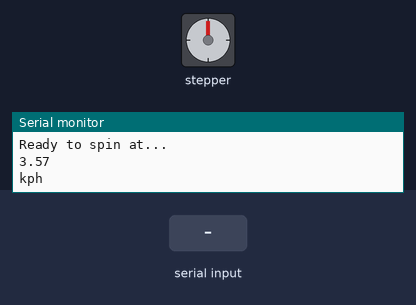
This sketch was run on a simulated Arduino Uno, built with avr-gcc and run on an emulated ATmega328P. Parts: stepper motor, the last lines printed to the serial monitor. The inputs (shaded band) are chosen by the test bench. Stepper angles assume 200 steps per turn.

Above: at 1.2 s.
1.3 s: "a\n" received over Serial
At 1.45 s:
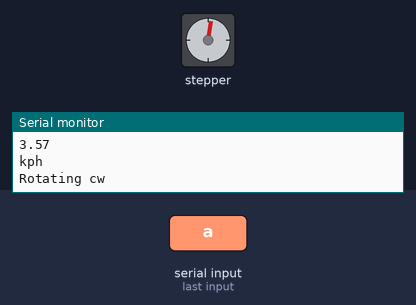
4.3 s: "stop\n" received over Serial
At 5.1 s:
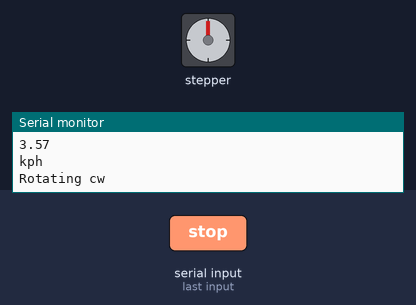
5.8 s: "d\n" received over Serial
At 5.95 s:
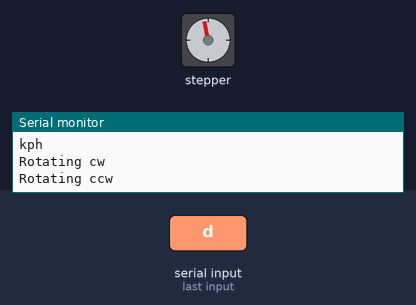
11.8 s: "1\n" received over Serial
Timing chart, 0 to 62.3 s (numbered marks = the images above; inputs shaded):
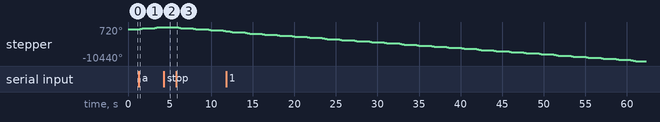

Measured:
- after the input at 1.3 s, stepper: turns 360° clockwise in 0.61 s, then 360° clockwise in 0.61 s
- after the input at 4.3 s, stepper: stops changing and stays 720°
- after the input at 5.8 s, stepper: turns 360° counter-clockwise in 0.61 s, repeating every 1.9 s

The sketch:

stepper_demo.ino
```cpp
// Include the Arduino Stepper Library
#include <Stepper.h>
String command = "a";
// Number of steps per output rotation
const int stepsPerRevolution = 200;
const int rpm = 100;
int var = 0;
// Create Instance of Stepper library
Stepper myStepper(stepsPerRevolution, 7, 6, 5, 4);

//Stepper myStepper(stepsPerRevolution, 8, 9, 10, 11);

// Vehicle speed = Wheels RPM × Tire diameter × π × 60 / 63360
const double pi = 3.1415926535897932384626433832795; //pi const
const int diameter = 12.5; //cm
const double vel = rpm*diameter*pi*60/63360; // const

void setup()
{
  // set the speed at 60 rpm:
  myStepper.setSpeed(rpm); //[rpm]
  //myStepper.setAcceleration(50.0); // set acceleration/deceleration
  // initialize the serial port:
  Serial.begin(9600);
  Serial.println("Ready to spin at...");
  Serial.println(vel);
  Serial.println("kph");
}


void loop() {

  if(Serial.available()) // if there is data coming
  {

    String command = Serial.readStringUntil('\n'); // read string until meet newline character

    if(command == "a")
    {
      Serial.println("Rotating cw"); // rotate counter clockwise
      var = 0;
      while(var < 200)
      {
        myStepper.step(stepsPerRevolution);
        var++;
        delay(250);
        String command = Serial.readStringUntil('\n');
        if(command == "stop")
        {
          break;
        }
      }

    }

    else
    if(command == "d")
    {
      Serial.println("Rotating ccw"); // rotate clockwise
      while(var < 200)
      {
        myStepper.step(-stepsPerRevolution);
        var++;
        delay(250);
        String command = Serial.readStringUntil('\n');
        if(command == "stop")
        {
          break;
        }
      }

    }
    delay(250);

  }
}
```
